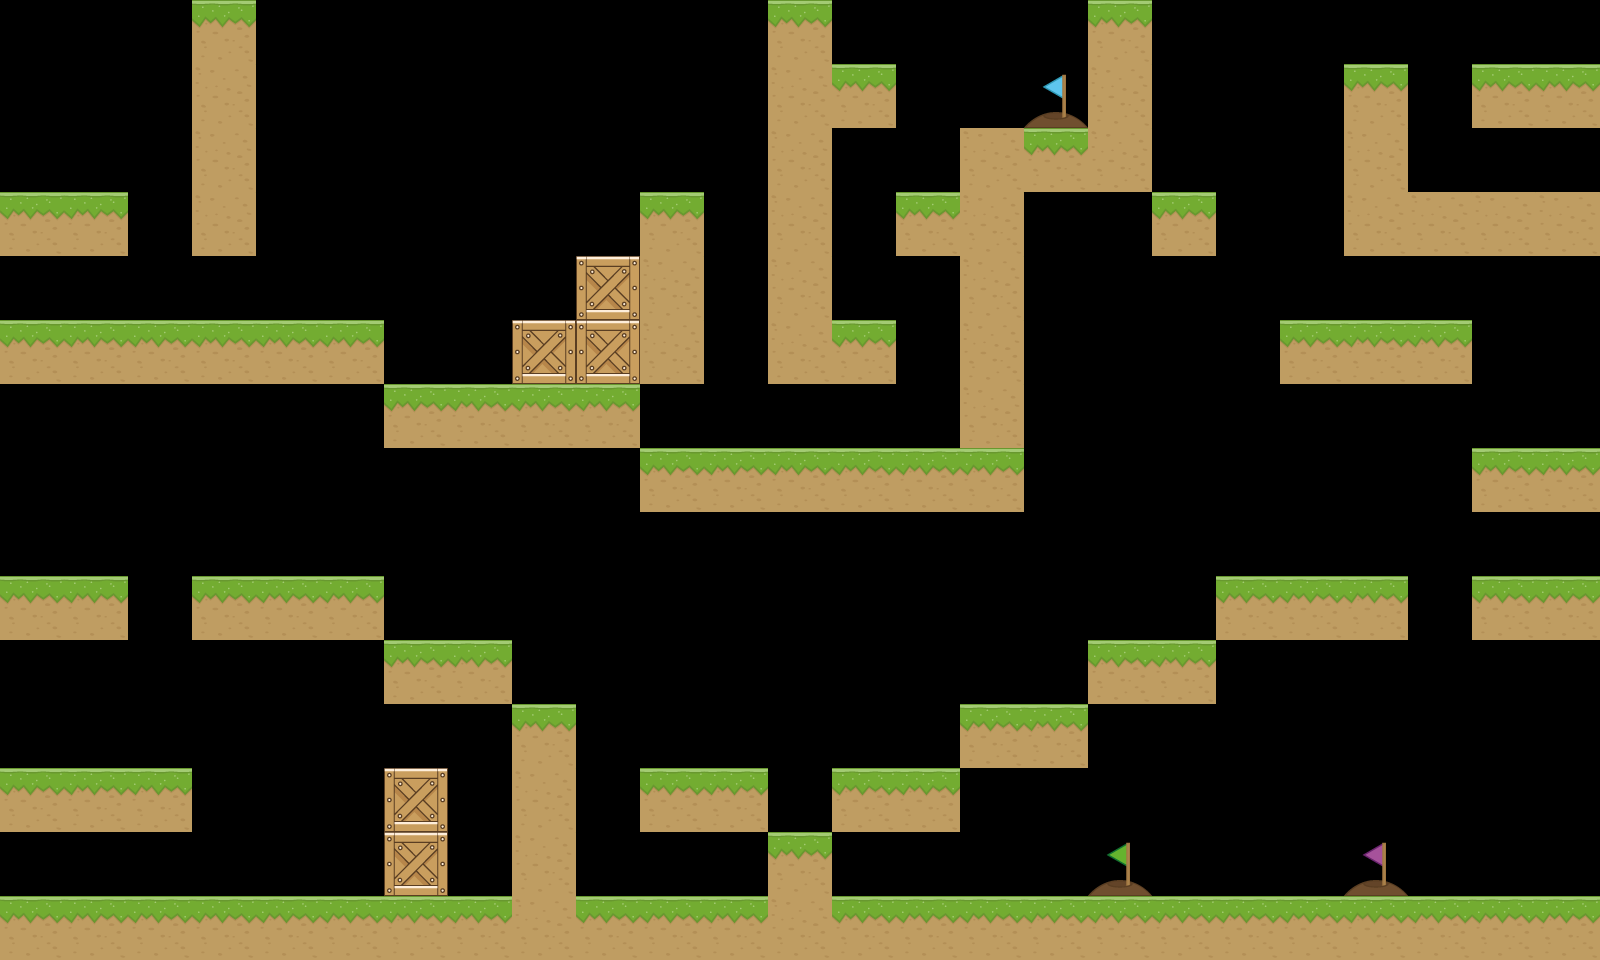

The image is a tile-based game level rendered from a .tmx file. Its description and source (layers, tilesets, objects; grid data summarised) follow:
An orthogonal 25x15 tile map with 64x64 px tiles, 1 tile layer (Warstwa Kafelków 1) and 86 objects (37x grass, 22x carrot, 10x spikes, 6x lever, 5x trapdoor, ...).

<map version="1.8" tiledversion="1.8.5" orientation="orthogonal" renderorder="right-down" width="25" height="15" tilewidth="64" tileheight="64" infinite="0" nextlayerid="3" nextobjectid="133">
 <properties>
  <property name="carrot1" type="int" value="7" />
  <property name="carrot2" type="int" value="14" />
  <property name="carrot3" type="int" value="21" />
 </properties>
 <tileset firstgid="1" name="spritesheet_multicolor" tilewidth="64" tileheight="64" tilecount="350" columns="25">
  <image source="spritesheet_multicolor.png" width="1600" height="900" />
 </tileset>
 <layer id="1" name="Warstwa Kafelków 1" width="25" height="15">
  <data>[375 cells, 117 non-empty, 6 distinct tile ids]</data>
 </layer>
 <objectgroup id="2" name="Warstwa Obiektu 1">
  <object id="1" type="grass" x="0" y="896" width="1600" height="64" />
  <object id="35" type="carrot" gid="7" x="448" y="192" width="64" height="64" />
  <object id="43" name="BLUE_HOLE" type="hole" x="1024" y="64" width="64" height="64">
   <properties>
    <property name="entity_type" value="BLUE_HOLE" />
   </properties>
  </object>
  <object id="44" name="GREEN_HOLE" type="hole" x="1088" y="832" width="64" height="64">
   <properties>
    <property name="entity_type" value="GREEN_HOLE" />
   </properties>
  </object>
  <object id="45" name="PURPLE_HOLE" type="hole" x="1344" y="832" width="64" height="64">
   <properties>
    <property name="entity_type" value="PURPLE_HOLE" />
   </properties>
  </object>
  <object id="46" name="PLAYER_GREEN" type="player" x="256" y="832" width="64" height="64">
   <properties>
    <property name="entity_type" value="PLAYER_GREEN" />
   </properties>
  </object>
  <object id="47" name="PLAYER_PURPLE" type="player" x="192" y="832" width="64" height="64">
   <properties>
    <property name="entity_type" value="PLAYER_PURPLE" />
   </properties>
  </object>
  <object id="48" name="PLAYER_BLUE" type="player" x="64" y="128" width="64" height="64">
   <properties>
    <property name="entity_type" value="PLAYER_BLUE" />
   </properties>
  </object>
  <object id="49" type="spikes" gid="9" x="384" y="384" width="64" height="64">
   <properties>
    <property name="entity_type" value="SPIKES" />
   </properties>
  </object>
  <object id="52" name="PAIR_1" type="lever" gid="11" x="0" y="768" width="64" height="64">
   <properties>
    <property name="trapdoor_group" type="int" value="1" />
   </properties>
  </object>
  <object id="53" name="PAIR_2" type="trapdoor" gid="10" x="1408" y="128" width="64" height="64">
   <properties>
    <property name="trapdoor_group" type="int" value="2" />
   </properties>
  </object>
  <object id="54" name="PAIR_1" type="trapdoor" gid="2147483658" x="128" y="640" width="64" height="64">
   <properties>
    <property name="trapdoor_group" type="int" value="1" />
   </properties>
  </object>
  <object id="55" name="PAIR_2" type="lever" gid="11" x="320" y="320" width="64" height="64">
   <properties>
    <property name="trapdoor_group" type="int" value="2" />
   </properties>
  </object>
  <object id="56" type="spikes" gid="9" x="1216" y="896" width="64" height="64">
   <properties>
    <property name="entity_type" value="SPIKES" />
   </properties>
  </object>
  <object id="57" type="spikes" gid="9" x="832" y="896" width="64" height="64">
   <properties>
    <property name="entity_type" value="SPIKES" />
   </properties>
  </object>
  <object id="59" type="carrot" gid="7" x="896" y="896" width="64" height="64" />
  <object id="60" type="carrot" gid="7" x="1536" y="896" width="64" height="64" />
  <object id="61" type="carrot" gid="7" x="1408" y="768" width="64" height="64" />
  <object id="62" type="carrot" gid="7" x="1152" y="768" width="64" height="64" />
  <object id="63" type="carrot" gid="7" x="1472" y="192" width="64" height="64" />
  <object id="64" type="carrot" gid="7" x="1408" y="192" width="64" height="64" />
  <object id="65" type="spikes" gid="9" x="1536" y="192" width="64" height="64">
   <properties>
    <property name="entity_type" value="SPIKES" />
   </properties>
  </object>
  <object id="66" type="carrot" gid="7" x="832" y="64" width="64" height="64" />
  <object id="67" type="spikes" gid="9" x="1536" y="64" width="64" height="64">
   <properties>
    <property name="entity_type" value="SPIKES" />
   </properties>
  </object>
  <object id="68" name="PAIR_1" type="lever" gid="11" x="0" y="576" width="64" height="64">
   <properties>
    <property name="trapdoor_group" type="int" value="1" />
   </properties>
  </object>
  <object id="69" type="spikes" gid="9" x="256" y="576" width="64" height="64">
   <properties>
    <property name="entity_type" value="SPIKES" />
   </properties>
  </object>
  <object id="70" type="carrot" gid="7" x="0" y="448" width="64" height="64" />
  <object id="71" name="PAIR_1" type="trapdoor" gid="2147483658" x="1408" y="640" width="64" height="64">
   <properties>
    <property name="trapdoor_group" type="int" value="1" />
   </properties>
  </object>
  <object id="72" type="carrot" gid="7" x="1472" y="576" width="64" height="64" />
  <object id="73" type="carrot" gid="7" x="1536" y="576" width="64" height="64" />
  <object id="74" name="PAIR_1" type="lever" gid="11" x="960" y="896" width="64" height="64">
   <properties>
    <property name="trapdoor_group" type="int" value="1" />
   </properties>
  </object>
  <object id="75" name="PAIR_1" type="lever" gid="11" x="1536" y="448" width="64" height="64">
   <properties>
    <property name="trapdoor_group" type="int" value="1" />
   </properties>
  </object>
  <object id="76" name="PAIR_2" type="trapdoor" gid="10" x="576" y="768" width="64" height="64">
   <properties>
    <property name="trapdoor_group" type="int" value="2" />
   </properties>
  </object>
  <object id="77" type="carrot" gid="7" x="640" y="896" width="64" height="64" />
  <object id="78" type="carrot" gid="7" x="576" y="896" width="64" height="64" />
  <object id="79" type="spikes" gid="9" x="704" y="896" width="64" height="64">
   <properties>
    <property name="entity_type" value="SPIKES" />
   </properties>
  </object>
  <object id="80" type="carrot" gid="7" x="448" y="896" width="64" height="64" />
  <object id="81" type="carrot" gid="7" x="448" y="832" width="64" height="64" />
  <object id="82" type="spikes" gid="9" x="640" y="448" width="64" height="64">
   <properties>
    <property name="entity_type" value="SPIKES" />
   </properties>
  </object>
  <object id="83" type="spikes" gid="9" x="0" y="320" width="64" height="64">
   <properties>
    <property name="entity_type" value="SPIKES" />
   </properties>
  </object>
  <object id="84" type="carrot" gid="7" x="512" y="128" width="64" height="64" />
  <object id="85" type="carrot" gid="7" x="64" y="320" width="64" height="64" />
  <object id="86" type="carrot" gid="7" x="704" y="704" width="64" height="64" />
  <object id="87" type="carrot" gid="7" x="768" y="640" width="64" height="64" />
  <object id="88" type="carrot" gid="7" x="832" y="704" width="64" height="64" />
  <object id="89" type="spikes" gid="9" x="768" y="832" width="64" height="64">
   <properties>
    <property name="entity_type" value="SPIKES" />
   </properties>
  </object>
  <object id="90" type="carrot" gid="7" x="1024" y="512" width="64" height="64" />
  <object id="91" type="carrot" gid="7" x="1088" y="448" width="64" height="64" />
  <object id="92" type="grass" x="0" y="320" width="384" height="64" />
  <object id="93" type="grass" x="192" y="0" width="64" height="256" />
  </objectgroup>
</map>
<!-- 36 of 86 objects omitted -->